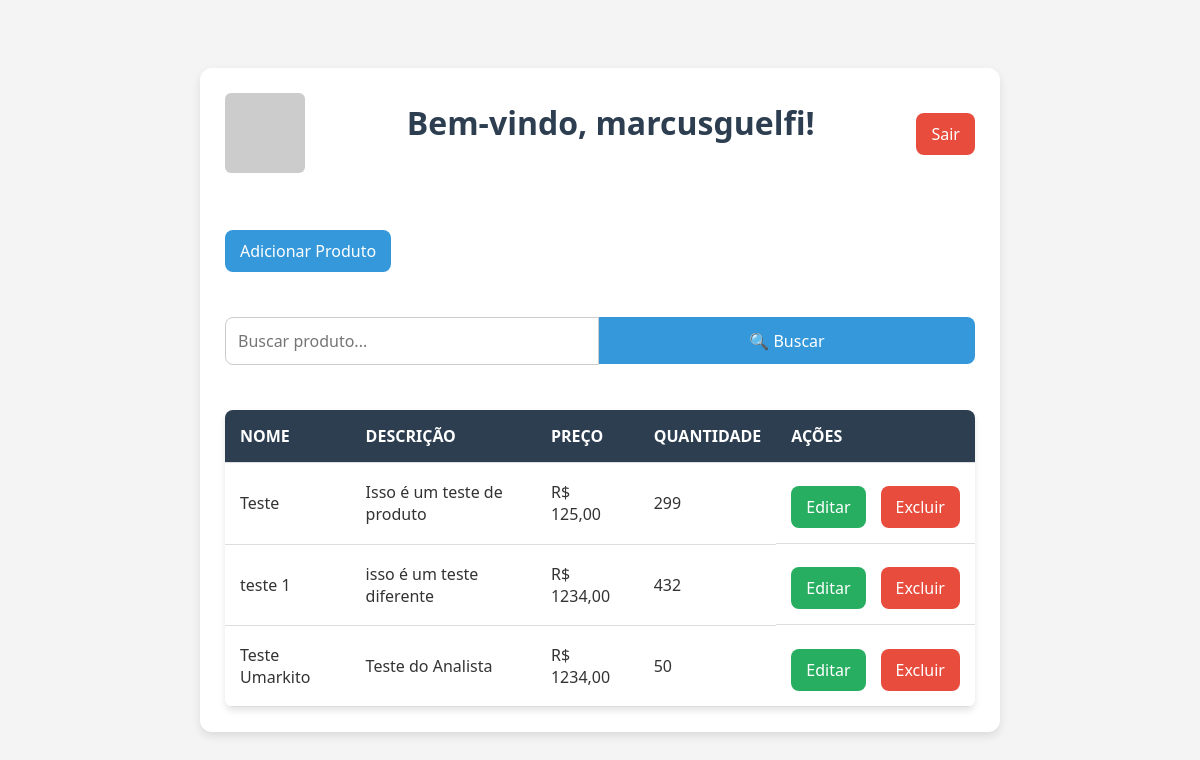
Before: / (signed in) with the older database file.
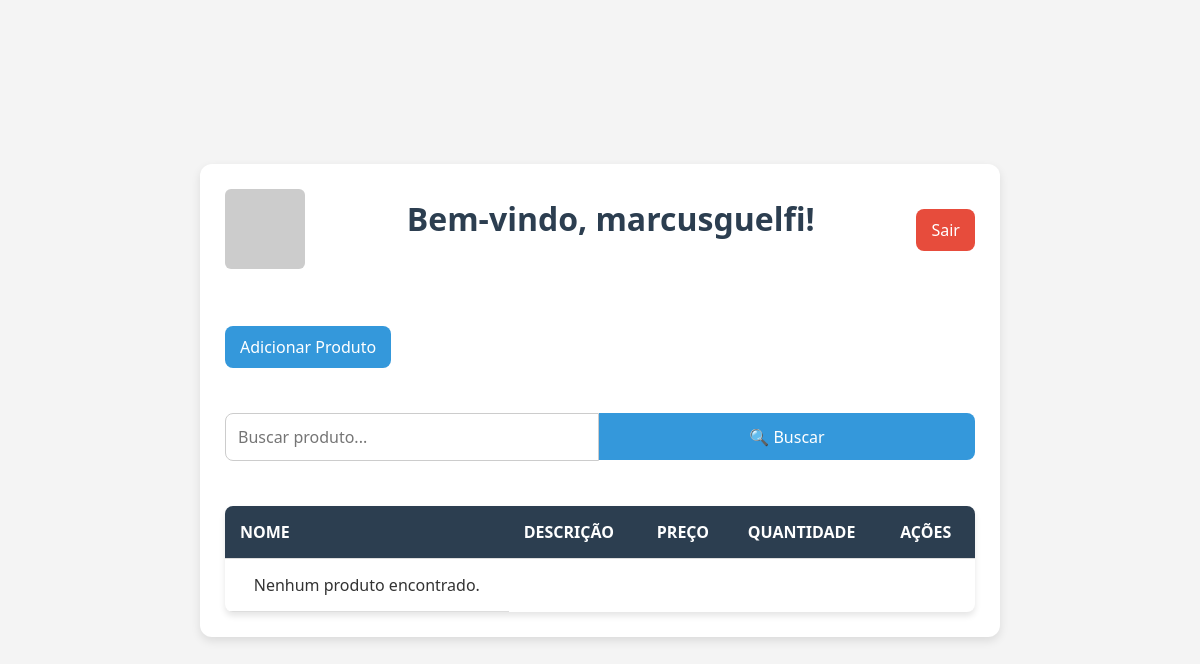
After: the same page with the newer database file.
### produtos/models.py (models this page shows, shortened)
class Produto(models.Model):
    nome = models.CharField(max_length=100)
    descricao = models.TextField()
    preco = models.DecimalField(max_digits=10, decimal_places=2)
    quantidade = models.IntegerField()
    data_criacao = models.DateTimeField(auto_now_add=True)
    usuario = models.ForeignKey(User, on_delete=models.CASCADE)

### produtos/views/product_views.py (the view)
# urls.py: path('', home, name='home'),
@login_required(login_url='login')
def home(request):
    query = request.GET.get('q', '')
    produtos = _produtos_filtrados(query)
    return render(request, 'home.html', {'produtos': produtos, 'query': query})

### produtos/views/product_views.py (called while the page is built)
def _produtos_filtrados(q):
    return Produto.objects.filter(nome__icontains=q) if q else Produto.objects.all()

### produtos/templates/home.html (shortened to what this page needs)
{% load static %}
<!DOCTYPE html>
<html lang="pt-BR">
<head>
    <link rel="stylesheet" href="{% static 'css/styles.css' %}">
</head>
<body>
    <div class="container">
        <div class="welcome-header">
            <img src="https://www.gravatar.com/avatar/2" alt="Avatar" class="avatar">
            <h1 class="welcome-text">Bem-vindo, {{ user.username }}!</h1>
            <form action="{% url 'logout' %}" method="post" class="logout-form">
                <button type="submit" class="btn btn-logout">Sair</button>
            </form>
        </div>
        {% if perms.produtos.add_produto %}
        <div class="add-container">
            <a href="{% url 'adicionar_produto' %}" class="btn btn-add">Adicionar Produto</a>
        </div>
        {% endif %}
        <form method="GET" class="search-form">
            <div class="search-container">
                <input class="input-search" type="text" name="q" placeholder="Buscar produto..." value="{{ query }}">
                <button type="submit" class="btn btn-search">
                    🔍 Buscar
                </button>
            </div>
        </form>
        <table>
            <thead>
                <tr>
                    <th>Nome</th>
                    <th>Descrição</th>
                    <th>Preço</th>
                    <th>Quantidade</th>
                    <th>Ações</th>
                </tr>
            </thead>
            <tbody>
                {% for produto in produtos %}
                <tr>
                    <td>{{ produto.nome }}</td>
                    <td>{{ produto.descricao }}</td>
                    <td>R$ {{ produto.preco }}</td>
                    <td>{{ produto.quantidade }}</td>
                    <td>
                        {% if perms.produtos.change_produto %}
                        <a class="btn btn-edit" href="{% url 'editar_produto' produto.id %}">Editar</a>
                        <a class="btn btn-delete" href="{% url 'excluir_produto' produto.id %}">Excluir</a>
                        {% else %}
                        <a class="btn btn-disabled" href="#">Editar</button>
                            <a class="btn btn-disabled" href="#">Excluir</button>
                                {% endif %}
                    </td>
                </tr>
                {% empty %}
                <tr>
                    <td colspan="5">Nenhum produto encontrado.</td>
                </tr>
                {% endfor %}
            </tbody>
        </table>
    </div>
</body>
</html>

### produtos/static/css/styles.css (style rules this page uses)
* { margin: 0; padding: 0; box-sizing: border-box; font-family: 'Segoe UI', Tahoma, Geneva, Verdana, sans-serif; }
:root { --primary-color: #2c3e50; --secondary-color: #3498db; --background-color: #f4f4f4; --text-color: #333; --success-color: #27ae60; --error-color: #e74c3c; }
body { background: var(--background-color); color: var(--text-color); display: flex; justify-content: center; align-items: center; height: 100vh; padding: 20px; }
.container { width: 90%; max-width: 800px; background: #fff; padding: 25px; border-radius: 12px; box-shadow: 0 4px 10px rgba(0, 0, 0, 0.1); text-align: center; position: relative; }
.add-container { display: flex; align-items: baseline; margin-bottom: 0px; flex-direction: row; }
.search-container { margin-top: 5%; display: flex; align-items: baseline; margin-bottom: 25px; flex-direction: row; }
form { display: flex; text-align: left; gap: 10px; flex-direction: column; }
.avatar { border-radius: 6px; }
.welcome-text { margin-bottom: 20px; color: var(--primary-color); }
.welcome-header { display: flex; justify-content: space-between; align-items: center; margin-bottom: 20px; }
.btn-logout { background: var(--error-color); padding: 6px 10px; font-size: 14px; border-radius: 6px; cursor: pointer; transition: 0.3s; border: none; color: white; }
h1 { color: var(--primary-color); }
input, button, select, textarea { width: 100%; padding: 12px; border: 1px solid #ccc; border-radius: 8px; font-size: 16px; transition: border-color 0.3s ease, box-shadow 0.3s ease; }
.input-search { border-radius: 8px 0 0 8px; }
button, .btn { margin-top: 5%; padding: 10px 15px; border-radius: 8px; font-size: 16px; cursor: pointer; transition: 0.3s; border: none; text-decoration: none; text-align: center; color: white; }
.btn-search { height: 47px; border-radius: 0 8px 8px 0; margin-top: 1%; background: var(--secondary-color); }
.btn-add { background: var(--secondary-color); }
table { width: 100%; border-collapse: collapse; margin-top: 20px; background: #fff; border-radius: 8px; overflow: hidden; box-shadow: 0 4px 6px rgba(0, 0, 0, 0.1); }
th, td { padding: 15px; text-align: left; border-bottom: 1px solid #ddd; }
th { background-color: var(--primary-color); color: #fff; text-transform: uppercase; }
td:last-child { text-align: center; display: flex; justify-content: center; gap: 10px; }

Changed rows visible on the page:
removed Produto: nome "Teste", descricao "Isso é um teste de produto", preco "125,00", quantidade "299"
removed Produto: nome "teste 1", descricao "isso é um teste diferente", preco "1234,00", quantidade "432"
removed Produto: nome "Teste Umarkito", descricao "Teste do Analista", preco "1234,00", quantidade "50"
Other visible differences:
text now shown: "Nenhum produto encontrado."
